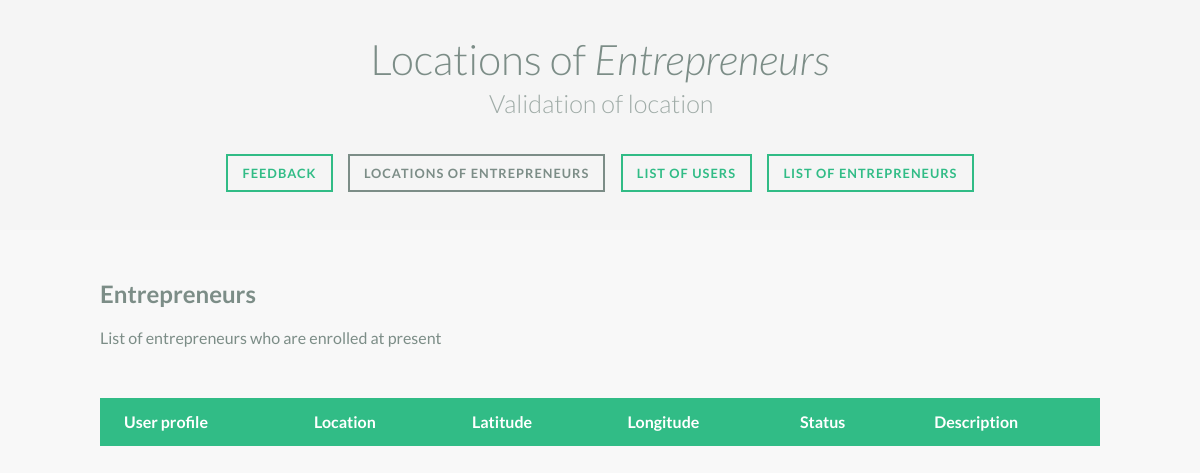
The page /EcoKitchen/locationspage/ on the database as committed earlier.
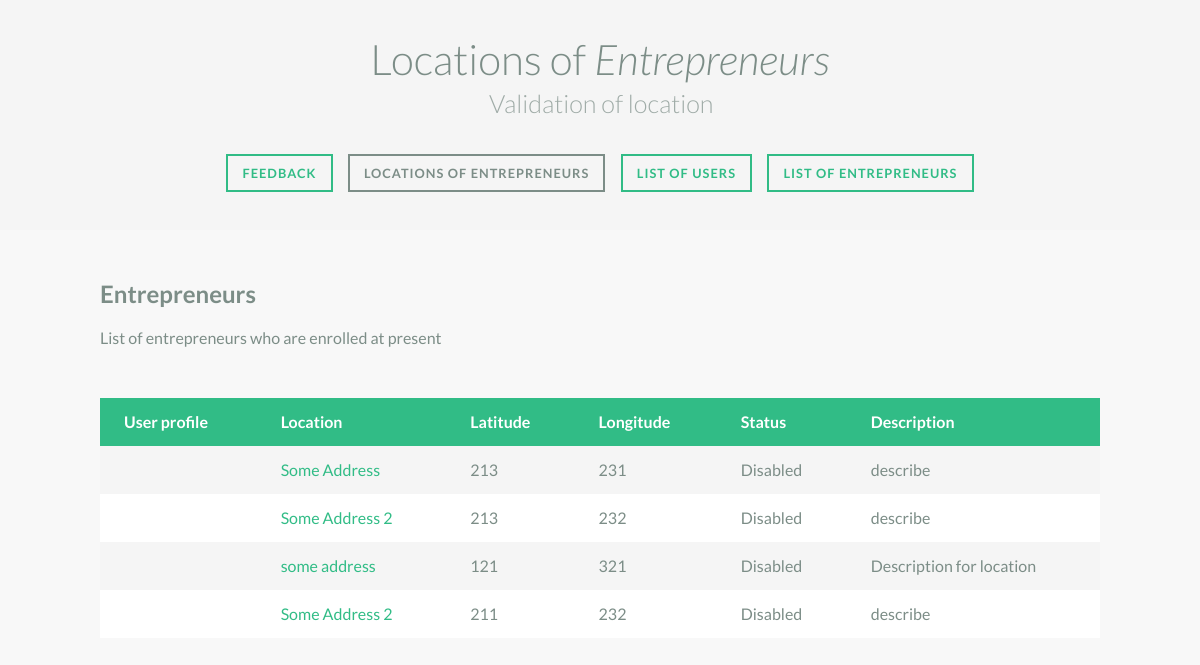
The same page on the database as committed later.
### EcoKitchen/models.py (models this page shows, shortened)
class Location(models.Model):
  lat = models.CharField(max_length=30)
  long = models.CharField(max_length=30)
  address = models.CharField(max_length=200)
  description = models.CharField(max_length=50)
  status = models.BooleanField()
  user = models.ForeignKey(UserProfile, on_delete=models.CASCADE)

### EcoKitchen/views.py (the view)
def locationspage(request):
    locations_list = Location.objects.all()
    context = {'locations_list': locations_list}
    return render(request,'EcoKitchen/locations.html',context)

### EcoKitchen/templates/EcoKitchen/locations.html (shortened to what this page needs)
{% load staticfiles %}
<!DOCTYPE html>
<html lang="en" class="no-js">
	<head>
		<link rel="stylesheet" type="text/css" href="{% static 'EcoKitchen/normalize.css' %}" />
		<link rel="stylesheet" type="text/css" href="{% static 'EcoKitchen/demo.css' %}" />
		<link rel="stylesheet" type="text/css" href="{% static 'EcoKitchen/component.css' %}" />
	</head>
	<body>
		<div class="container">
			<header>
				<h1>Locations of <em>Entrepreneurs</em> <span>Validation of location</span></h1>
				<nav class="codrops-demos">
					<a href="../feedbackpage">Feedback</a>
					<a class="current-demo" href="../locationspage">Locations of Entrepreneurs</a>
					<a href="../userspage">List of users</a>
					<a href="../entrepreneurs">List of Entrepreneurs</a>
				</nav>
			</header>
			<div class="component">
				<h2>Entrepreneurs</h2>
				<p>List of entrepreneurs who are enrolled at present</p>
				<table>
					<thead>
						<tr>
							<th>User profile</th>
							<th>Location</th>
							<th>Latitude</th>
							<th>Longitude</th>
							<th>Status</th>
							<th>Description</th>
						</tr>
					</thead>
					<tbody>
						{% for location in locations_list %}
                        <tr><td align="left">{{location.usr}}</td><td align="left"><a href="{% url 'EcoKitchen:locationdetail' location.id %}">{{location.address}}</a></td><td align="left">{{location.lat}}</td><td align="left">{{location.long}}</td><td align="left">{{location.status}}</td><td align="left">{{location.description}}</td></tr>
                        {% endfor %}
					</tbody>
				</table>
			</div>
		</div>
	</body>
</html>

### EcoKitchen/static/EcoKitchen/demo.css (style rules this page uses)
*, *:after, *:before { -webkit-box-sizing: border-box; -moz-box-sizing: border-box; box-sizing: border-box; }
body { font-family: 'Lato', Arial, sans-serif; color: #7c8d87; background: #f8f8f8; }
a { color: #31bc86; text-decoration: none; }
.container > header { margin: 0 auto; padding: 2em; text-align: center; background: rgba(0,0,0,0.01); }
.container > header h1 { font-size: 2.625em; line-height: 1.3; margin: 0; font-weight: 300; }
.container > header span { display: block; font-size: 60%; opacity: 0.7; padding: 0 0 0.6em 0.1em; }
.codrops-demos { padding-top: 1em; font-size: 0.8em; }
.codrops-demos a { display: inline-block; margin: 0.5em; padding: 0.7em 1.1em; outline: none; border: 2px solid #31bc86; text-decoration: none; text-transform: uppercase; letter-spacing: 1px; font-weight: 700; }
.codrops-demos a:hover, .codrops-demos a.current-demo, .codrops-demos a.current-demo:hover { border-color: #7c8d87; color: #7c8d87; }

### EcoKitchen/static/EcoKitchen/component.css (style rules this page uses)
.component { line-height: 1.5em; margin: 0 auto; padding: 2em 0 3em; width: 90%; max-width: 1000px; overflow: hidden; }
table { border-collapse: collapse; margin-bottom: 3em; width: 100%; background: #fff; }
td, th { padding: 0.75em 1.5em; text-align: left; }
th { background-color: #31bc86; font-weight: bold; color: #fff; white-space: nowrap; }
tbody tr:nth-child(2n-1) { background-color: #f5f5f5; transition: all .125s ease-in-out; }
.sticky-wrap td, .sticky-wrap th { box-sizing: border-box; }

Rows that differ between the two databases and show on the page:
added Location: address "Some Address", lat "213", long "231", status "Disabled", description "describe"
added Location: address "Some Address 2", lat "213", long "232", status "Disabled", description "describe"
added Location: address "some address", lat "121", long "321", status "Disabled", description "Description for location"
added Location: address "Some Address 2", lat "211", long "232", status "Disabled", description "describe"
